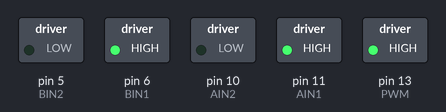
Bench run of a sketch on a simulated Arduino Uno, built with avr-gcc and run on an emulated ATmega328P. On the bench: switched loads named in the sketch (green lamp = pin HIGH). What the sketch prints to the serial monitor is not drawn.

Above: at 0.12 s.
Timing chart, 0 to 3.0 s (numbered marks = the images above):
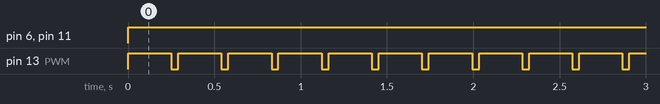

Measured:
- by itself, pin 6 (BIN1), pin 11 (AIN1): LOW → HIGH at 0.00 s
- by itself, pin 13 (PWM): alternates HIGH for 0.25 s and LOW for 0.04 s

The sketch:

testMotor.ino
```cpp
const int AIN1 = 11;
const int AIN2 = 10;
const int BIN1 = 6;
const int BIN2 = 5;
const int PWM = 13;

int motorSpeed = 0;

void setup() {
  pinMode(AIN1, OUTPUT);
  pinMode(AIN2, OUTPUT);
  pinMode(BIN1, OUTPUT);
  pinMode(BIN2, OUTPUT);
  pinMode(PWM, OUTPUT);

  Serial.begin(9600);
}

void loop() {
  spinMotor(2);
  delay(250);
  spinMotor(1);
  delay(40);
}

void spinMotor(int motorSpeed) {
  Serial.println(motorSpeed);
  if(motorSpeed == 1)
    analogWrite(PWM, 0);
  else
    analogWrite(PWM, 175);
  if(motorSpeed >= 0)
  {
    Serial.println(motorSpeed);
    digitalWrite(AIN1, HIGH);
    digitalWrite(AIN2, LOW);
    digitalWrite(BIN1, HIGH);
    digitalWrite(BIN2, LOW);
  }
  if(motorSpeed == -1)
  {
    digitalWrite(AIN1, HIGH);
    digitalWrite(AIN2, LOW);
    digitalWrite(BIN1, LOW);
    digitalWrite(BIN2, LOW);
  }
  if(motorSpeed == -2)
  {
    digitalWrite(AIN1, LOW);
    digitalWrite(AIN2, LOW);
    digitalWrite(BIN1, HIGH);
    digitalWrite(BIN2, LOW);
  }
  if(motorSpeed == -3)
  {
    digitalWrite(AIN1, LOW);
    digitalWrite(AIN2, LOW);
    digitalWrite(BIN1, LOW);
    digitalWrite(BIN2, LOW);
  }
}
```
